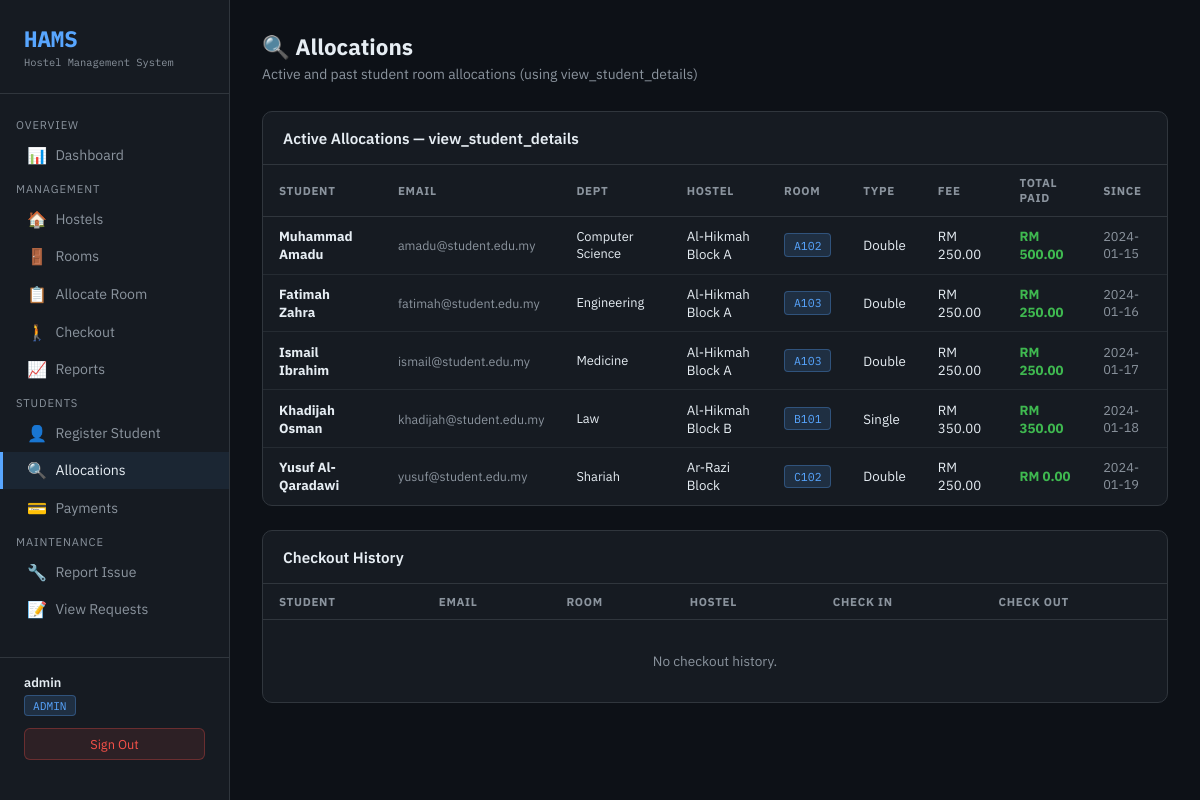
/student/view_allocation.php (signed in), run on the app's committed database.
### tables this page shows
CREATE TABLE Student (
    student_id        INT AUTO_INCREMENT PRIMARY KEY,
    user_id           INT,
    full_name         VARCHAR(100) NOT NULL,
    email             VARCHAR(100) UNIQUE NOT NULL,
    phone             VARCHAR(20),
    department        VARCHAR(100),
    registration_date DATE DEFAULT (CURDATE()),
    FOREIGN KEY (user_id) REFERENCES UserAccount(user_id)
);

### student/view_allocation.php (the view, shortened to what this page needs)
<?php
$db = getDB();
$active   = $db->query("SELECT * FROM view_student_details ORDER BY hostel_name, room_number");
$checkout = $db->query(
    "SELECT S.full_name, S.email, R.room_number, H.hostel_name,
            A.check_in_date, A.check_out_date
     FROM Allocation A
     JOIN Student S ON A.student_id=S.student_id
     JOIN Room R ON A.room_id=R.room_id
     JOIN Hostel H ON R.hostel_id=H.hostel_id
     WHERE A.status='CHECKED_OUT' ORDER BY A.check_out_date DESC LIMIT 20"
);
?>
<!DOCTYPE html>
<html lang="en">
<head>
</head>
<body>
<?php include '../assets/nav_inline.php'; ?>
<main class="main">
  <div class="page-header"><h1>🔍 Allocations</h1><p>Active and past student room allocations (using view_student_details)</p></div>
  <div class="panel" style="margin-bottom:1.5rem">
    <div class="panel-header"><h2>Active Allocations — view_student_details</h2></div>
    <table>
      <thead><tr><th>Student</th><th>Email</th><th>Dept</th><th>Hostel</th><th>Room</th><th>Type</th><th>Fee</th><th>Total Paid</th><th>Since</th></tr></thead>
      <tbody>
      <?php if ($active->num_rows > 0):
        while($a=$active->fetch_assoc()): ?>
        <tr>
          <td><strong><?= htmlspecialchars($a['full_name']) ?></strong></td>
          <td style="font-size:.78rem;color:var(--muted)"><?= htmlspecialchars($a['email']) ?></td>
          <td style="font-size:.8rem"><?= htmlspecialchars($a['department']) ?></td>
          <td><?= htmlspecialchars($a['hostel_name']) ?></td>
          <td><span class="badge badge-blue"><?= htmlspecialchars($a['room_number']) ?></span></td>
          <td><?= htmlspecialchars($a['type_name']) ?></td>
          <td>RM <?= number_format($a['monthly_fee'],2) ?></td>
          <td style="color:var(--green);font-weight:700">RM <?= number_format($a['total_paid'],2) ?></td>
          <td style="color:var(--muted);font-size:.8rem"><?= $a['check_in_date'] ?></td>
        </tr>
      <?php endwhile;
      else: echo '<tr><td colspan="9" class="empty">No active allocations.</td></tr>'; endif; ?>
      </tbody>
    </table>
  </div>
  <div class="panel">
    <div class="panel-header"><h2>Checkout History</h2></div>
    <table>
      <thead><tr><th>Student</th><th>Email</th><th>Room</th><th>Hostel</th><th>Check In</th><th>Check Out</th></tr></thead>
      <tbody>
      <?php if ($checkout->num_rows > 0):
        while($c=$checkout->fetch_assoc()): ?>
        <tr>
          <td><?= htmlspecialchars($c['full_name']) ?></td>
          <td style="font-size:.78rem;color:var(--muted)"><?= htmlspecialchars($c['email']) ?></td>
          <td><?= htmlspecialchars($c['room_number']) ?></td>
          <td><?= htmlspecialchars($c['hostel_name']) ?></td>
          <td style="color:var(--muted)"><?= $c['check_in_date'] ?></td>
          <td><span class="badge badge-yellow"><?= $c['check_out_date'] ?></span></td>
        </tr>
      <?php endwhile;
      else: echo '<tr><td colspan="6" class="empty">No checkout history.</td></tr>'; endif; ?>
      </tbody>
    </table>
  </div>
</main>
</body></html>

### assets/css/style_inline.php (style rules this page uses)
:root { --bg: #0d1117; --surface:#161b22; --border:#30363d; --accent: #58a6ff; --green:#3fb950; --yellow:#d29922; --red: #f85149; --purple:#bc8cff; --text:#e6edf3; --muted:#8b949e; }
* { box-sizing:border-box; margin:0; padding:0; }
body { background:var(--bg); color:var(--text); font-family:'IBM Plex Sans',sans-serif; display:flex; min-height:100vh; }
.main { margin-left:230px; padding:2rem; flex:1; width:calc(100% - 230px); }
.page-header { margin-bottom:1.75rem; }
.page-header h1 { font-size:1.4rem; font-weight:700; }
.page-header p { color:var(--muted); font-size:.87rem; margin-top:.25rem; }
.panel { background:var(--surface); border:1px solid var(--border); border-radius:10px; overflow:hidden; }
.panel-header { padding:1rem 1.25rem; border-bottom:1px solid var(--border); display:flex; justify-content:space-between; align-items:center; }
.panel-header h2 { font-size:.95rem; font-weight:600; }
table { width:100%; border-collapse:collapse; font-size:.83rem; }
th { padding:.65rem 1rem; text-align:left; color:var(--muted); font-size:.72rem; text-transform:uppercase; letter-spacing:.06em; border-bottom:1px solid var(--border); }
td { padding:.65rem 1rem; border-bottom:1px solid rgba(48,54,61,.6); }
tr:last-child td { border-bottom:none; }
.badge { display:inline-block; padding:.2rem .55rem; border-radius:4px; font-size:.72rem; font-family:'IBM Plex Mono',monospace; }
.badge-blue { background:rgba(88,166,255,.15); color:var(--accent); border:1px solid rgba(88,166,255,.3); }
.empty { padding:2rem; text-align:center; color:var(--muted); font-size:.85rem; }

### data on the page
student: full_name "Muhammad Amadu", email "amadu@student.edu.my", department "Computer Science", hostel_name "Al-Hikmah Block A", room_number "A102", type_name "Double", monthly_fee "250.00", total_paid "500.00", check_in_date "2024-01-15"
student: full_name "Fatimah Zahra", email "fatimah@student.edu.my", department "Engineering", hostel_name "Al-Hikmah Block A", room_number "A103", type_name "Double", monthly_fee "250.00", total_paid "250.00", check_in_date "2024-01-16"
student: full_name "Ismail Ibrahim", email "ismail@student.edu.my", department "Medicine", hostel_name "Al-Hikmah Block A", room_number "A103", type_name "Double", monthly_fee "250.00", total_paid "250.00", check_in_date "2024-01-17"
student: full_name "Khadijah Osman", email "khadijah@student.edu.my", department "Law", hostel_name "Al-Hikmah Block B", room_number "B101", type_name "Single", monthly_fee "350.00", total_paid "350.00", check_in_date "2024-01-18"
student: full_name "Yusuf Al-Qaradawi", email "yusuf@student.edu.my", department "Shariah", hostel_name "Ar-Razi Block", room_number "C102", type_name "Double", monthly_fee "250.00", total_paid "0.00", check_in_date "2024-01-19"

### other printed values
$user "admin"
$role "ADMIN"
